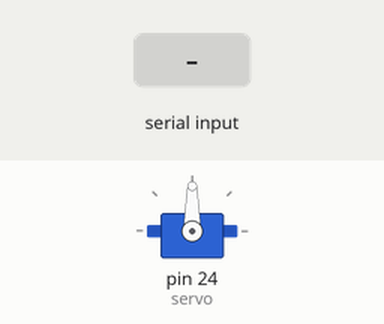
The sketch below on a simulated Arduino Mega 2560, built with avr-gcc and run on an emulated ATmega2560. On the bench: servo. The inputs (shaded band) are chosen by the test bench.

Above: at 2.2 s.
2.3 s: "up" received over the second serial link
At 3.4 s:
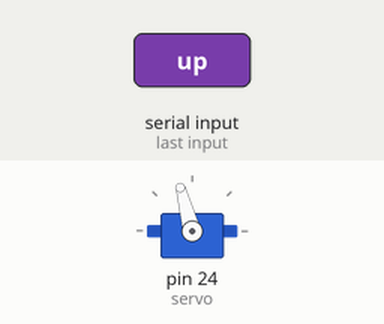
4.0 s: "up" received over the second serial link
At 4.7 s:
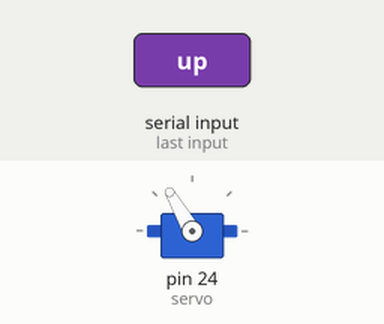
Timing chart, 0 to 7.0 s (numbered marks = the images above; inputs shaded):
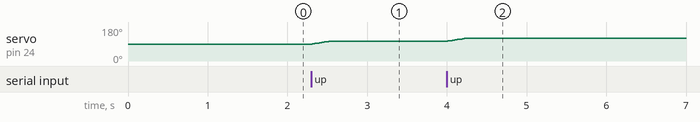

Measured:
- after the input at 2.3 s, servo on pin 24 (servo): 90° → 105° at once
- after the input at 4.0 s, servo on pin 24 (servo): 105° → 120° at once

The sketch:

hw11.ino
```cpp
// 블루투스 모듈
#include <SoftwareSerial.h>
int blueTx=11; //Tx (보내는핀 설정)
int blueRx=10; //Rx (받는핀 설정)
SoftwareSerial mySerial(blueTx, blueRx);
// 서보 모터
#include <Servo.h>
Servo servo;
int pos = 90;           // 초기 각도

String myString="";     // 받는 문자열

void setup() {
  Serial.begin(9600);
  mySerial.begin(9600);
  mySerial.write("Enter the up or down\n"); // 초기 스마트폰 출력
  mySerial.write("up = angle + 15\n");
  mySerial.write("down = angle - 15");
  servo.attach(24, 600, 2400);
  servo.write(pos);
  delay(1000);
  servo.detach();
}

void loop() {
  while(mySerial.available())   // 스마트폰에 문자가 입력되면
  {
    char myChar = (char)mySerial.read();
    myString+=myChar;           // 한 글자씩 myString에 저장
    delay(5);                   //수신 문자열 끊김 방지
  }
  if(!myString.equals(""))      // myString에 문자열이 생겼을 때
  {
    if(myString=="up" && pos<180)   // 문자열이 up이고 각도가 180도 미만일 때
    {
      servo.attach(24, 600, 2400);  // 서보모터 각도롤 15도 키움
      for (int i = pos+1; i<=pos+15; ++i){
        servo.write(i);
        delay(15);
      }
      servo.detach();
      pos += 15;
      mySerial.write("+15 ");       // 스마트폰에 +15 현재각도 출력
      mySerial.print(pos);
    }
    else if(myString=="down" && pos>0)  // 문자열이 down이고 각도가 0도 초과일 때
    {
      servo.attach(24, 600, 2400);    // 서보모터 각도를 15도 줄임
      for (int i = pos-1; i>=pos-15; --i){
        servo.write(i);
        delay(15);
      }
      servo.detach();
      pos -= 15;
      mySerial.write("-15 ");         // 스마트폰에 -15 현재각도 출력
      mySerial.print(pos);
    }
    else                              // 입력 문자열이 up 또는 down이 아니면 출력
    {
      mySerial.write("wrong operation!!");
    }

    myString=""; //myString 변수값 초기화
  }
}
```
